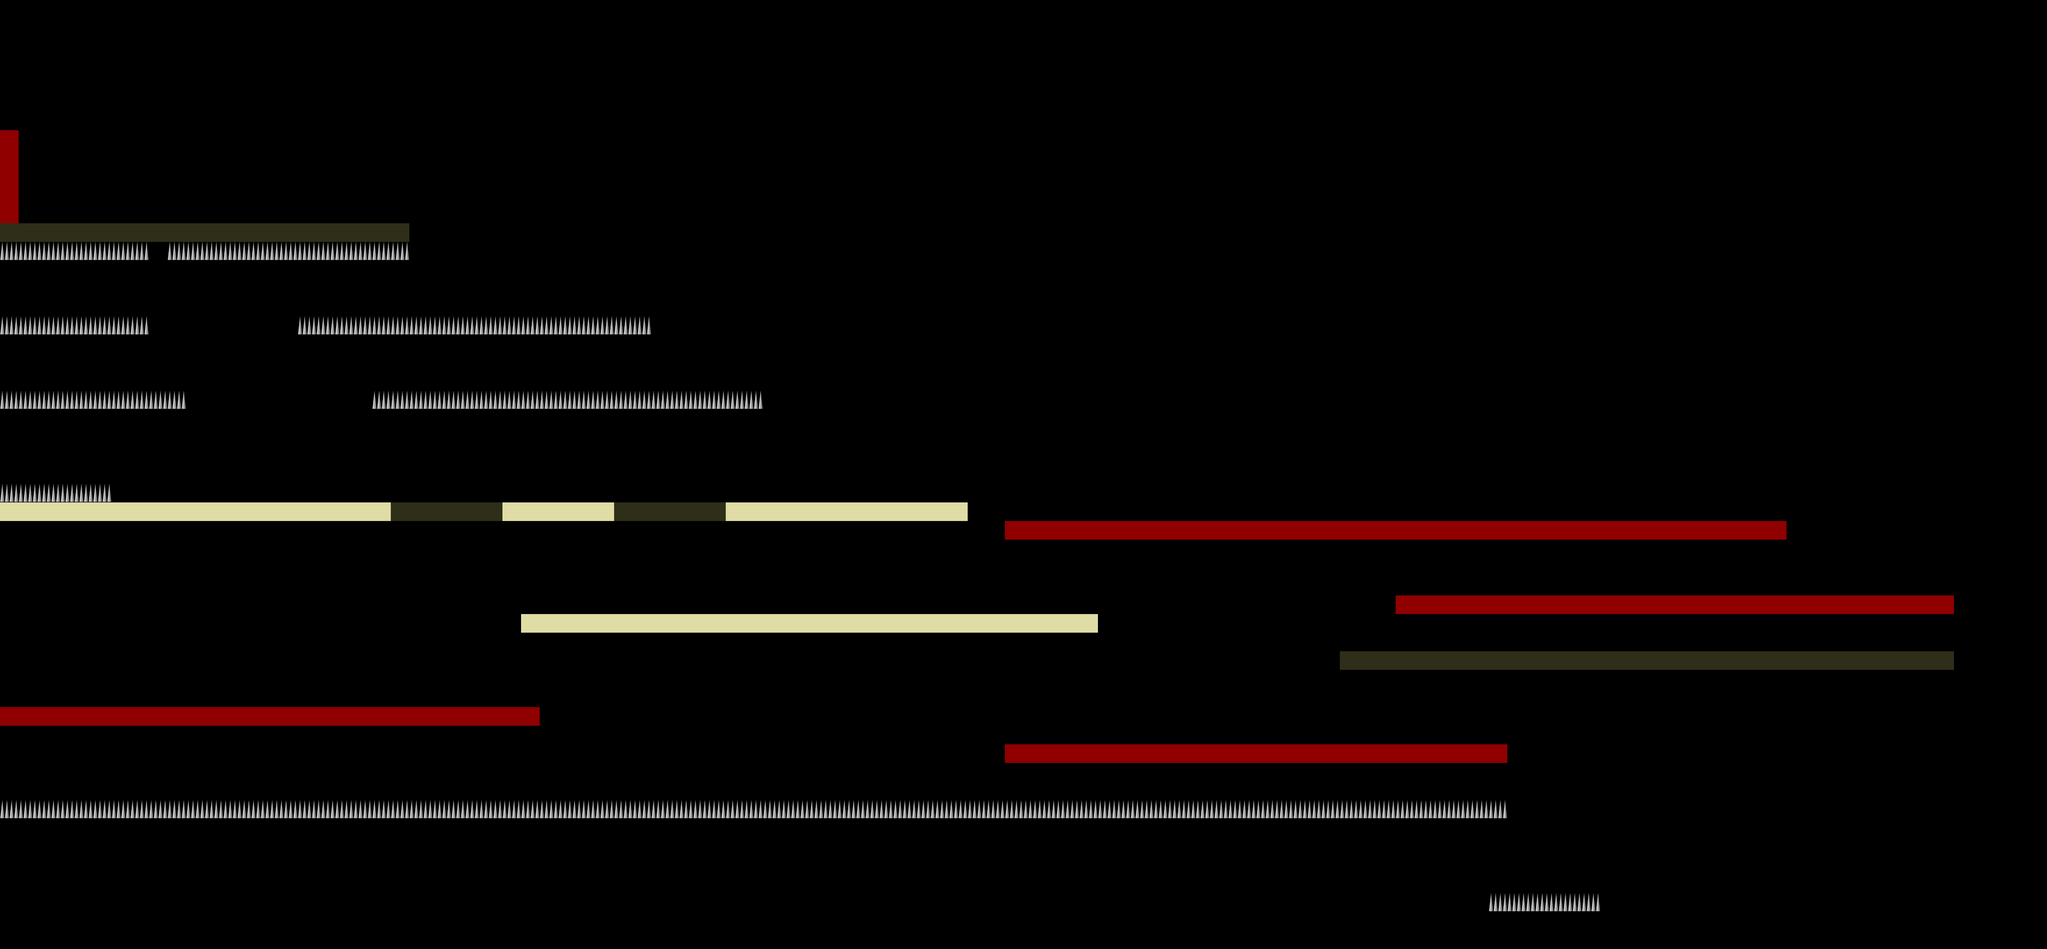

The image is a tile-based game level rendered from a .tmx file. Its description and source (layers, tilesets, objects; grid data summarised) follow:
An orthogonal 110x51 tile map with 50x50 px tiles, 1 tile layer (Foreground) and 2 objects (player, goal).

<map version="1.0" orientation="orthogonal" width="110" height="51" tilewidth="50" tileheight="50">
 <tileset firstgid="1" name="l1full" tilewidth="50" tileheight="50">
  <image source="l1full.png" trans="00007f" width="300" height="50" />
 </tileset>
 <layer name="Foreground" width="110" height="51">
  <properties>
   <property name="tileset" value="l1full" />
  </properties>
  <data>[5610 cells, 443 non-empty, 4 distinct tile ids]</data>
 </layer>
 <objectgroup name="Object Layer 1" width="110" height="51">
  <object name="player" x="400" y="100" width="50" height="50" />
  <object name="goal" x="4150" y="2250" width="50" height="50" />
 </objectgroup>
</map>
